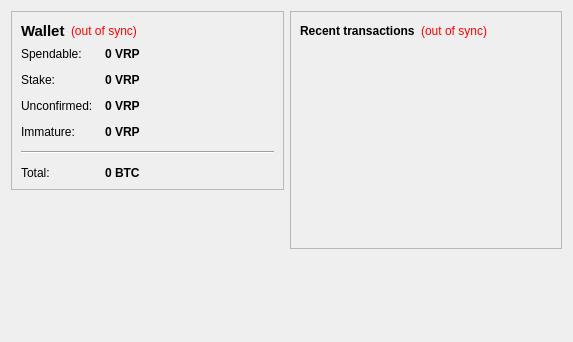
<?xml version="1.0" encoding="UTF-8"?>
<ui version="4.0">
 <class>OverviewPage</class>
 <widget class="QWidget" name="OverviewPage">
  <property name="geometry">
   <rect>
    <x>0</x>
    <y>0</y>
    <width>573</width>
    <height>342</height>
   </rect>
  </property>
  <property name="windowTitle">
   <string>Form</string>
  </property>
  <layout class="QHBoxLayout" name="horizontalLayout" stretch="1,1">
   <item>
    <layout class="QVBoxLayout" name="verticalLayout_2">
     <item>
      <widget class="QFrame" name="frame">
       <property name="frameShape">
        <enum>QFrame::StyledPanel</enum>
       </property>
       <property name="frameShadow">
        <enum>QFrame::Raised</enum>
       </property>
       <layout class="QVBoxLayout" name="verticalLayout_4">
        <item>
         <layout class="QHBoxLayout" name="horizontalLayout_4">
          <item>
           <widget class="QLabel" name="label_5">
            <property name="font">
             <font>
              <pointsize>11</pointsize>
              <weight>75</weight>
              <bold>true</bold>
             </font>
            </property>
            <property name="text">
             <string>Wallet</string>
            </property>
           </widget>
          </item>
          <item>
           <widget class="QLabel" name="labelWalletStatus">
            <property name="toolTip">
             <string>The displayed information may be out of date. Your wallet automatically synchronizes with the VRPay network after a connection is established, but this process has not completed yet.</string>
            </property>
            <property name="styleSheet">
             <string notr="true">QLabel { color: red; }</string>
            </property>
            <property name="text">
             <string notr="true">(out of sync)</string>
            </property>
            <property name="alignment">
             <set>Qt::AlignLeading|Qt::AlignLeft|Qt::AlignVCenter</set>
            </property>
           </widget>
          </item>
          <item>
           <spacer name="horizontalSpacer_2">
            <property name="orientation">
             <enum>Qt::Horizontal</enum>
            </property>
            <property name="sizeHint" stdset="0">
             <size>
              <width>40</width>
              <height>20</height>
             </size>
            </property>
           </spacer>
          </item>
         </layout>
        </item>
        <item>
         <layout class="QFormLayout" name="formLayout_2">
          <property name="fieldGrowthPolicy">
           <enum>QFormLayout::AllNonFixedFieldsGrow</enum>
          </property>
          <property name="horizontalSpacing">
           <number>12</number>
          </property>
          <property name="verticalSpacing">
           <number>12</number>
          </property>
          <item row="0" column="0">
           <widget class="QLabel" name="label">
            <property name="text">
             <string>Spendable:</string>
            </property>
           </widget>
          </item>
          <item row="0" column="1">
           <widget class="QLabel" name="labelBalance">
            <property name="font">
             <font>
              <weight>75</weight>
              <bold>true</bold>
             </font>
            </property>
            <property name="cursor">
             <cursorShape>IBeamCursor</cursorShape>
            </property>
            <property name="toolTip">
             <string>Your current spendable balance</string>
            </property>
            <property name="text">
             <string notr="true">0 VRP</string>
            </property>
            <property name="textInteractionFlags">
             <set>Qt::LinksAccessibleByMouse|Qt::TextSelectableByKeyboard|Qt::TextSelectableByMouse</set>
            </property>
           </widget>
          </item>
          <item row="1" column="0">
           <widget class="QLabel" name="label_6">
            <property name="text">
             <string>Stake:</string>
            </property>
           </widget>
          </item>
          <item row="1" column="1">
           <widget class="QLabel" name="labelStake">
            <property name="font">
             <font>
              <weight>75</weight>
              <bold>true</bold>
             </font>
            </property>
            <property name="cursor">
             <cursorShape>IBeamCursor</cursorShape>
            </property>
            <property name="toolTip">
             <string>Total of coins that was staked, and do not yet count toward the current balance</string>
            </property>
            <property name="text">
             <string notr="true">0 VRP</string>
            </property>
            <property name="textInteractionFlags">
             <set>Qt::LinksAccessibleByMouse|Qt::TextSelectableByKeyboard|Qt::TextSelectableByMouse</set>
            </property>
           </widget>
          </item>
          <item row="2" column="0">
           <widget class="QLabel" name="label_3">
            <property name="text">
             <string>Unconfirmed:</string>
            </property>
           </widget>
          </item>
          <item row="2" column="1">
           <widget class="QLabel" name="labelUnconfirmed">
            <property name="font">
             <font>
              <weight>75</weight>
              <bold>true</bold>
             </font>
            </property>
            <property name="cursor">
             <cursorShape>IBeamCursor</cursorShape>
            </property>
            <property name="toolTip">
             <string>Total of transactions that have yet to be confirmed, and do not yet count toward the current balance</string>
            </property>
            <property name="text">
             <string notr="true">0 VRP</string>
            </property>
            <property name="textInteractionFlags">
             <set>Qt::LinksAccessibleByMouse|Qt::TextSelectableByKeyboard|Qt::TextSelectableByMouse</set>
            </property>
           </widget>
          </item>
          <item row="3" column="0">
           <widget class="QLabel" name="labelImmatureText">
            <property name="text">
             <string>Immature:</string>
            </property>
           </widget>
          </item>
          <item row="3" column="1">
           <widget class="QLabel" name="labelImmature">
            <property name="font">
             <font>
              <weight>75</weight>
              <bold>true</bold>
             </font>
            </property>
            <property name="toolTip">
             <string>Mined balance that has not yet matured</string>
            </property>
            <property name="text">
             <string notr="true">0 VRP</string>
            </property>
            <property name="textInteractionFlags">
             <set>Qt::LinksAccessibleByMouse|Qt::TextSelectableByKeyboard|Qt::TextSelectableByMouse</set>
            </property>
           </widget>
          </item>
          <item row="4" column="0" colspan="2">
           <widget class="Line" name="line">
            <property name="orientation">
             <enum>Qt::Horizontal</enum>
            </property>
           </widget>
          </item>
          <item row="5" column="0">
           <widget class="QLabel" name="labelTotalText">
            <property name="text">
             <string>Total:</string>
            </property>
           </widget>
          </item>
          <item row="5" column="1">
           <widget class="QLabel" name="labelTotal">
            <property name="font">
             <font>
              <weight>75</weight>
              <bold>true</bold>
             </font>
            </property>
            <property name="cursor">
             <cursorShape>IBeamCursor</cursorShape>
            </property>
            <property name="toolTip">
             <string>Your current total balance</string>
            </property>
            <property name="text">
             <string notr="true">0 BTC</string>
            </property>
            <property name="textInteractionFlags">
             <set>Qt::LinksAccessibleByMouse|Qt::TextSelectableByKeyboard|Qt::TextSelectableByMouse</set>
            </property>
           </widget>
          </item>
         </layout>
        </item>
       </layout>
      </widget>
     </item>
     <item>
      <spacer name="verticalSpacer">
       <property name="orientation">
        <enum>Qt::Vertical</enum>
       </property>
       <property name="sizeHint" stdset="0">
        <size>
         <width>20</width>
         <height>40</height>
        </size>
       </property>
      </spacer>
     </item>
    </layout>
   </item>
   <item>
    <layout class="QVBoxLayout" name="verticalLayout_3">
     <item>
      <widget class="QFrame" name="frame_2">
       <property name="frameShape">
        <enum>QFrame::StyledPanel</enum>
       </property>
       <property name="frameShadow">
        <enum>QFrame::Raised</enum>
       </property>
       <layout class="QVBoxLayout" name="verticalLayout">
        <item>
         <layout class="QHBoxLayout" name="horizontalLayout_2">
          <item>
           <widget class="QLabel" name="label_4">
            <property name="text">
             <string>&lt;b&gt;Recent transactions&lt;/b&gt;</string>
            </property>
           </widget>
          </item>
          <item>
           <widget class="QLabel" name="labelTransactionsStatus">
            <property name="toolTip">
             <string>The displayed information may be out of date. Your wallet automatically synchronizes with the VRPay network after a connection is established, but this process has not completed yet.</string>
            </property>
            <property name="styleSheet">
             <string notr="true">QLabel { color: red; }</string>
            </property>
            <property name="text">
             <string notr="true">(out of sync)</string>
            </property>
            <property name="alignment">
             <set>Qt::AlignRight|Qt::AlignTrailing|Qt::AlignVCenter</set>
            </property>
           </widget>
          </item>
          <item>
           <spacer name="horizontalSpacer">
            <property name="orientation">
             <enum>Qt::Horizontal</enum>
            </property>
            <property name="sizeHint" stdset="0">
             <size>
              <width>40</width>
              <height>20</height>
             </size>
            </property>
           </spacer>
          </item>
         </layout>
        </item>
        <item>
         <widget class="QListView" name="listTransactions">
          <property name="styleSheet">
           <string notr="true">QListView { background: transparent; }</string>
          </property>
          <property name="frameShape">
           <enum>QFrame::NoFrame</enum>
          </property>
          <property name="verticalScrollBarPolicy">
           <enum>Qt::ScrollBarAlwaysOff</enum>
          </property>
          <property name="horizontalScrollBarPolicy">
           <enum>Qt::ScrollBarAlwaysOff</enum>
          </property>
          <property name="selectionMode">
           <enum>QAbstractItemView::NoSelection</enum>
          </property>
         </widget>
        </item>
       </layout>
      </widget>
     </item>
     <item>
      <spacer name="verticalSpacer_2">
       <property name="orientation">
        <enum>Qt::Vertical</enum>
       </property>
       <property name="sizeHint" stdset="0">
        <size>
         <width>20</width>
         <height>40</height>
        </size>
       </property>
      </spacer>
     </item>
    </layout>
   </item>
  </layout>
 </widget>
 <resources/>
 <connections/>
</ui>
